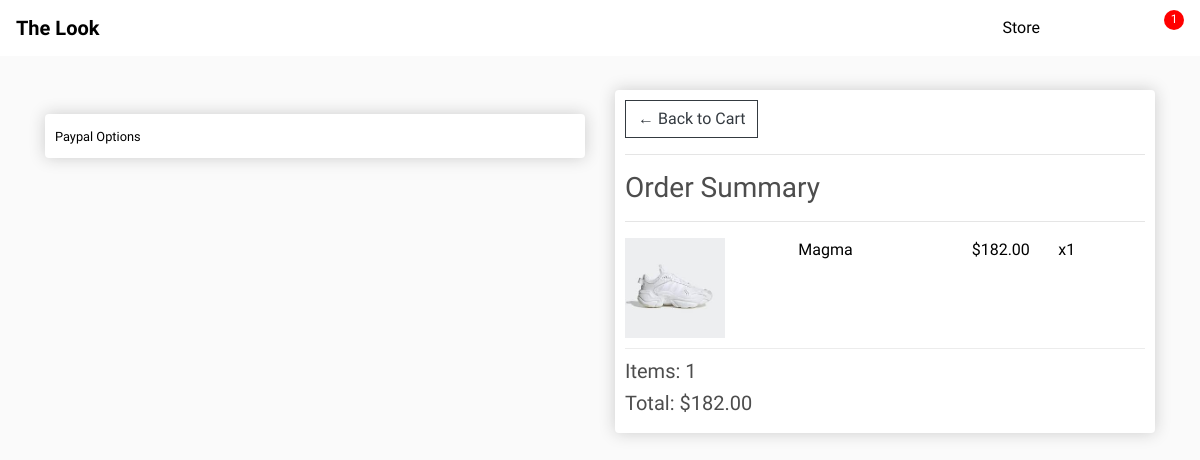
Screenshot of /checkout/ (signed in) with the database file from the repository.
### store/models.py (models this page shows, shortened)
class OrderItem(models.Model):
	product = models.ForeignKey(Product, on_delete=models.SET_NULL, null=True)
	order = models.ForeignKey(Order, on_delete=models.SET_NULL, null=True)
	quantity = models.IntegerField(default=0, null=True, blank=True)
	date_added = models.DateTimeField(auto_now_add=True)
	@property
	def get_total(self):
		total = self.product.price * self.quantity
		return total

class Product(models.Model):
	name = models.CharField(max_length=200)
	price = models.DecimalField(max_digits=7, decimal_places=2)
	digital = models.BooleanField(default=False,null=True, blank=True)
	brand = models.ForeignKey(Brand,on_delete=models.CASCADE, null=True, blank=True)
	category = models.ManyToManyField(Category)
	collection = models.ManyToManyField(Collection)
	tags = models.ManyToManyField(Tag)
	image = models.ImageField(null=True, blank=True)
	@property
	def imageURL(self):
		try:
			url = self.image.url
		except:
			url = ''
		return url

class Order(models.Model):
	customer = models.ForeignKey(Customer, on_delete=models.SET_NULL, null=True, blank=True)
	date_ordered = models.DateTimeField(auto_now_add=True)
	complete = models.BooleanField(default=False)
	transaction_id = models.CharField(max_length=100, null=True)
	@property
	def shipping(self):
		shipping = False
		orderitems = self.orderitem_set.all()
		for i in orderitems:
			if i.product.digital == False:
				shipping = True
		return shipping
	@property
	def get_cart_total(self):
		orderitems = self.orderitem_set.all()
		total = sum([item.get_total for item in orderitems])
		return total
	@property
	def get_cart_items(self):
		orderitems = self.orderitem_set.all()
		total = sum([item.quantity for item in orderitems])
		return total

### store/views.py (the view)
# urls.py: path('checkout/', views.checkout_view, name="checkout"),
def checkout_view(request):
    data = cartData(request)
    items = data['items']
    order = data['order']
    cartItems = data['cartItems']
    context = {
       'items' : items,
       'order' : order,
       'cartItems' : cartItems,
       'shipping' : False,
    }
    return render(request, 'store/checkout.html', context)

### store/utils.py (called while the page is built)
def cartData(request):
	if request.user.is_authenticated:
		customer = request.user.customer
		order, created = Order.objects.get_or_create(customer=customer, complete=False)
		items = order.orderitem_set.all()
		cartItems = order.get_cart_items
	else:
		cookieData = cookieCart(request)
		cartItems = cookieData['cartItems']
		order = cookieData['order']
		items = cookieData['items']
	return {'cartItems':cartItems ,'order':order, 'items':items}

### store/templates/store/checkout.html (shortened to what this page needs)
{% extends 'store/base.html' %}
{% load static %}
{% block content %}
     <div class="row">
		<div class="col-lg-6">
			<br>
			<div class="box-element hidden" id="payment-info">
				<small>Paypal Options</small>
			</div>
		</div>
		<div class="col-lg-6">
			<div class="box-element">
				<a  class="btn btn-outline-dark" href="{% url 'store:cart' %}">&#x2190; Back to Cart</a>
				<hr>
				<h3>Order Summary</h3>
				<hr>
				{% for item in items %}
				<div class="cart-row">
					<div style="flex:2"><img class="row-image" src="{{item.product.imageURL}}"></div>
					<div style="flex:2"><p>{{item.product.name}}</p></div>
					<div style="flex:1"><p>${{item.product.price|floatformat:2}}</p></div>
					<div style="flex:1"><p>x{{item.quantity}}</p></div>
				</div>
				{% endfor %}
				<h5>Items:   {{order.get_cart_items}}</h5>
				<h5>Total:   ${{order.get_cart_total|floatformat:2}}</h5>
			</div>
		</div>
	</div>
{% endblock content %}

### static/css/main.css (style rules this page uses)
body { background-color: hsl(0, 0%, 98%); }
h1, h2, h3, h4, h5, h6 { color: hsl(0, 0%, 30%); }
.box-element { box-shadow: hsl(0, 0%, 80%) 0 0 16px; background-color: #fff; border-radius: 4px; padding: 10px; }
.col-lg-4, .col-lg-6, .col-lg-8, .col-lg-12 { margin-top: 10px; }
.btn { border-radius: 0; }
.row-image { width: 100px; }
.cart-row { display: flex; align-items: flex-stretch; padding-bottom: 10px; margin-bottom: 10px; border-bottom: 1px solid #ececec; }

### static/css/styles.css (style rules this page uses)
body { background-color: #fafafa; font-family: "PT Sans Narrow", sans-serif; color: black; }

### rows the page displays
OrderItem: product.imageURL (picture), product.name "Magma", product.price "182.00", quantity "1"
Order: get_cart_items "1", get_cart_total "182.00"

### other values shown
{{ cartItems }} "1"
